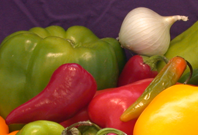
#> input picture image/onion.png, 198 x 135 px, found by its file name
$ python minMaxAvg.py
#> lines starting #> are read from the running program, lines starting #| are printed output that depends on the picture; long printed decimals are rounded
import cv2
import numpy as np

# Read the image
I = cv2.imread(
    "E:\\Study\\Academic\\Year - 4 Term - 2\\CSTE 4201 - Digital Image Processing\\lab-programs\\image\\onion.png",
    0,
)
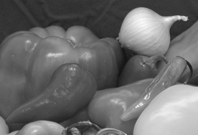
#> I: shape (135, 198); min 17, max 247, mean 107.2

# Find minimum, maximum, and average intensity values using built-in functions
min_val = np.min(I)
#> min_val = 17
max_val = np.max(I)
#> max_val = 247
avg_val = np.mean(I)
#> avg_val = 107.2

print("Minimum Value (Using Built-in Function):", min_val)
#| Minimum Value (Using Built-in Function): 17
print("Maximum Value (Using Built-in Function):", max_val)
#| Maximum Value (Using Built-in Function): 247
print("Average Value (Using Built-in Function):", avg_val)
#| Average Value (Using Built-in Function): 107.232

# Calculate the min, max, and average intensity values without built-in functions
min_val_custom = np.min(I.reshape(-1))  # Reshape to 1D array and find the minimum
#> min_val_custom = 17
max_val_custom = np.max(I.reshape(-1))  # Reshape to 1D array and find the maximum
#> max_val_custom = 247
avg_val_custom = np.mean(I.reshape(-1))  # Reshape to 1D array and find the mean
#> avg_val_custom = 107.2

print("\nMinimum Value (Without Built-in Function):", min_val_custom)
#| Minimum Value (Without Built-in Function): 17
print("Maximum Value (Without Built-in Function):", max_val_custom)
#| Maximum Value (Without Built-in Function): 247
print("Average Value (Without Built-in Function):", avg_val_custom)
#| Average Value (Without Built-in Function): 107.232

$ run again, with image/fabric.png copied over image/onion.png
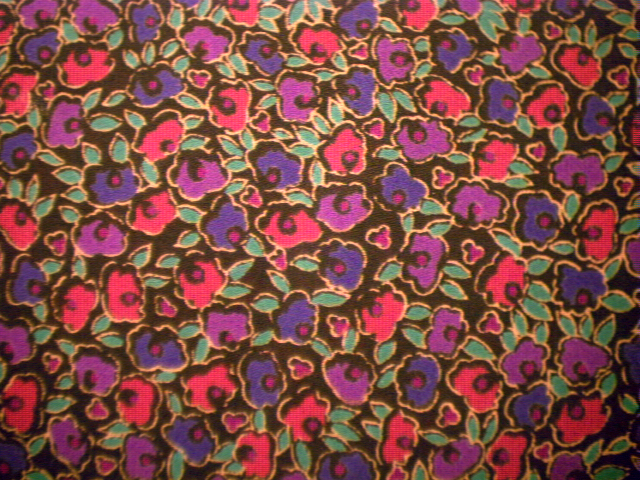
#> input picture image/fabric.png, 640 x 480 px, found by its file name
#> `I = cv2.imread( "E:\\Study\\Academic\\Year - 4 Term - 2\\CSTE 4201 - D..`:
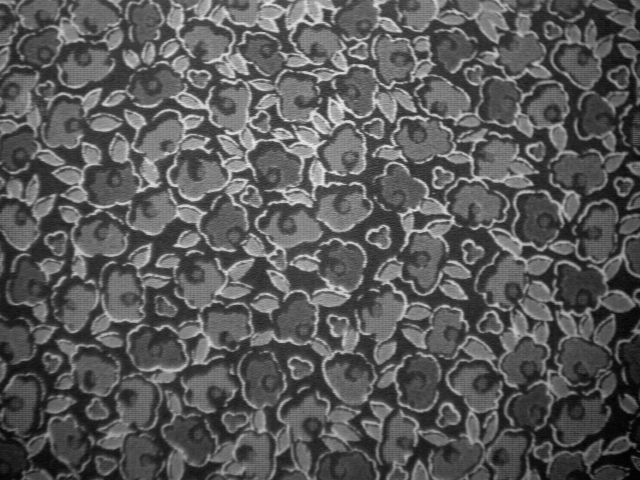
#> I: shape (480, 640); min 1, max 236, mean 89.6
#> min_val = 1
#> max_val = 236
#> avg_val = 89.64
#| Minimum Value (Using Built-in Function): 1
#| Maximum Value (Using Built-in Function): 236
#| Average Value (Using Built-in Function): 89.645
#> min_val_custom = 1
#> max_val_custom = 236
#> avg_val_custom = 89.64
#| Minimum Value (Without Built-in Function): 1
#| Maximum Value (Without Built-in Function): 236
#| Average Value (Without Built-in Function): 89.645

$ run again, with image/gantrycrane.png copied over image/onion.png
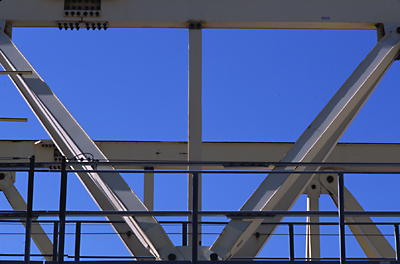
#> input picture image/gantrycrane.png, 400 x 264 px, found by its file name
#> `I = cv2.imread( "E:\\Study\\Academic\\Year - 4 Term - 2\\CSTE 4201 - D..`:
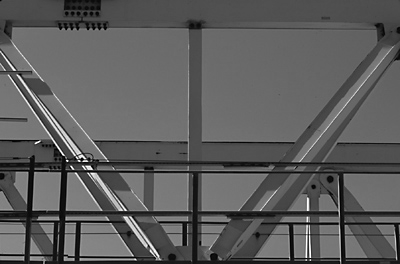
#> I: shape (264, 400); min 0, max 255, mean 92.9
#> min_val = 0
#> max_val = 255
#> avg_val = 92.87
#| Minimum Value (Using Built-in Function): 0
#| Maximum Value (Using Built-in Function): 255
#| Average Value (Using Built-in Function): 92.875
#> min_val_custom = 0
#> max_val_custom = 255
#> avg_val_custom = 92.87
#| Minimum Value (Without Built-in Function): 0
#| Maximum Value (Without Built-in Function): 255
#| Average Value (Without Built-in Function): 92.875
